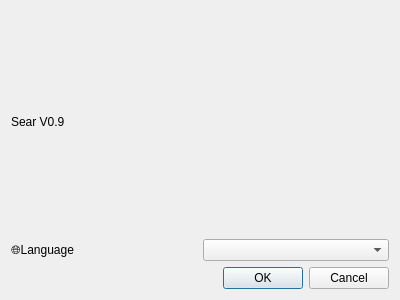
<?xml version="1.0" encoding="UTF-8"?>
<ui version="4.0">
 <class>SettingsDialog</class>
 <widget class="QDialog" name="SettingsDialog">
  <property name="geometry">
   <rect>
    <x>0</x>
    <y>0</y>
    <width>400</width>
    <height>300</height>
   </rect>
  </property>
  <property name="windowTitle">
   <string>Dialog</string>
  </property>
  <layout class="QHBoxLayout" name="horizontalLayout_2">
   <item>
    <layout class="QVBoxLayout" name="verticalLayout">
     <item>
      <widget class="QLabel" name="label">
       <property name="text">
        <string>Sear V0.9</string>
       </property>
      </widget>
     </item>
     <item>
      <layout class="QHBoxLayout" name="horizontalLayout">
       <item>
        <widget class="QLabel" name="label1">
         <property name="text">
          <string>🌐Language</string>
         </property>
        </widget>
       </item>
       <item>
        <widget class="QComboBox" name="languageComboBox"/>
       </item>
      </layout>
     </item>
     <item>
      <widget class="QDialogButtonBox" name="buttonBox">
       <property name="orientation">
        <enum>Qt::Horizontal</enum>
       </property>
       <property name="standardButtons">
        <set>QDialogButtonBox::Cancel|QDialogButtonBox::Ok</set>
       </property>
      </widget>
     </item>
    </layout>
   </item>
  </layout>
 </widget>
 <resources/>
 <connections>
  <connection>
   <sender>buttonBox</sender>
   <signal>accepted()</signal>
   <receiver>SettingsDialog</receiver>
   <slot>accept()</slot>
   <hints>
    <hint type="sourcelabel">
     <x>248</x>
     <y>254</y>
    </hint>
    <hint type="destinationlabel">
     <x>157</x>
     <y>274</y>
    </hint>
   </hints>
  </connection>
  <connection>
   <sender>buttonBox</sender>
   <signal>rejected()</signal>
   <receiver>SettingsDialog</receiver>
   <slot>reject()</slot>
   <hints>
    <hint type="sourcelabel">
     <x>316</x>
     <y>260</y>
    </hint>
    <hint type="destinationlabel">
     <x>286</x>
     <y>274</y>
    </hint>
   </hints>
  </connection>
 </connections>
</ui>
